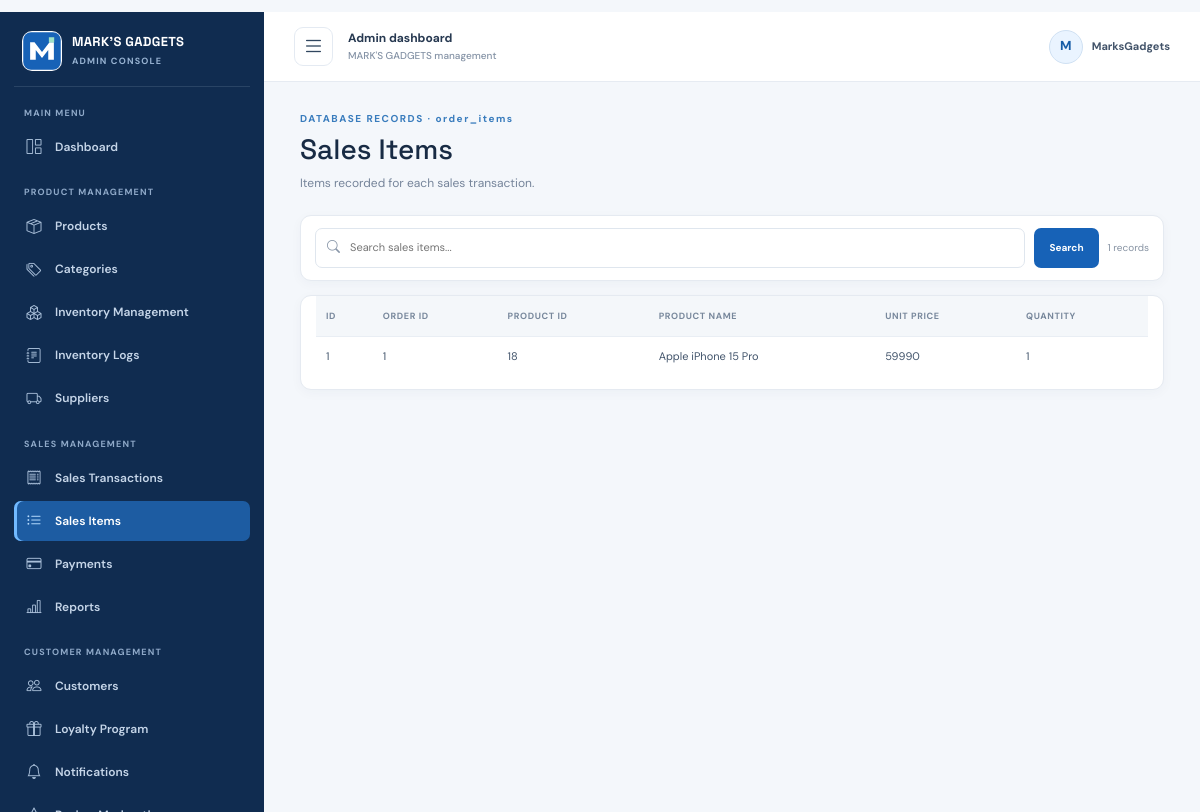
Screenshot of /admin/data/sale_items (signed in) with the database file from the repository.
### backend/models.py (models this page shows, shortened)
class TimestampMixin:
    created_at = db.Column(db.DateTime, nullable=False, default=utc_now)
    updated_at = db.Column(db.DateTime, nullable=False, default=utc_now, onupdate=utc_now)

class User(UserMixin, TimestampMixin, db.Model):
    __tablename__ = "users"
    id = db.Column(db.Integer, primary_key=True)
    name = db.Column(db.String(120), nullable=False)
    email = db.Column(db.String(255), nullable=False, unique=True, index=True)
    phone = db.Column(db.String(30), nullable=False)
    password_hash = db.Column(db.String(255), nullable=False)
    role = db.Column(db.String(20), nullable=False, default="customer", index=True)
    orders = db.relationship("Order", back_populates="user", cascade="all, delete-orphan")
    cart_items = db.relationship("CartItem", back_populates="user", cascade="all, delete-orphan")
    reviews = db.relationship("Review", back_populates="user", cascade="all, delete-orphan")
    @property
    def is_admin(self):
        return self.role == "admin"

class OrderItem(db.Model):
    __tablename__ = "order_items"
    __table_args__ = (db.CheckConstraint("quantity >= 1", name="ck_order_items_quantity_positive"),)
    id = db.Column(db.Integer, primary_key=True)
    order_id = db.Column(db.Integer, db.ForeignKey("orders.id", ondelete="CASCADE"), nullable=False, index=True)
    product_id = db.Column(db.Integer, db.ForeignKey("products.id", ondelete="RESTRICT"), nullable=False)
    product_name = db.Column(db.String(180), nullable=False)
    unit_price = db.Column(db.Numeric(10, 2), nullable=False)
    quantity = db.Column(db.Integer, nullable=False)
    order = db.relationship("Order", back_populates="items")
    product = db.relationship("Product", back_populates="order_items")

### backend/admin.py (the view)
@admin.route("/data/<dataset>")
@admin_required
def data_table(dataset):
	if dataset not in ADMIN_TABLES:
		abort(404)
	return _render_data_table(dataset)

### backend/admin.py (called while the page is built)
def admin_required(view):
	@wraps(view)
	@login_required
	def wrapped(*args, **kwargs):
		if not current_user.is_admin:
			abort(403)
		return view(*args, **kwargs)
	return wrapped

### frontend/templates/admin/data_table.html (shortened to what this page needs)
{% extends 'admin/base.html' %}
{% block admin_content %}
<div class="admin-heading">
    <div><span class="eyebrow">DATABASE RECORDS{% if table_name %} · {{ table_name }}{% endif %}</span><h1>{{ title }}</h1><p class="admin-subtitle">{{ description }}</p></div>
</div>
{% if not table_name %}
<div class="admin-panel table-not-available" role="status">
    <span class="table-notice-icon"><i class="bi bi-database-exclamation" aria-hidden="true"></i></span>
    <div><h2>Table not available</h2><p>The configured database does not contain this table. It has not been created or modified. Configure the existing database connection to view its records.</p></div>
</div>
{% else %}
<form class="admin-panel admin-search-form" method="get" role="search">
    <div class="search-input-wrap"><i class="bi bi-search" aria-hidden="true"></i><input id="record-search" type="search" name="q" value="{{ search }}" maxlength="100" placeholder="Search {{ title|lower }}..."></div>
    <button class="button button-primary" type="submit">Search</button>
    <span class="search-count">{{ pagination.total }} records</span>
</form>
<div class="admin-panel admin-table-panel">
    {% if columns %}
    <table class="data-table"><thead><tr>{% for column in columns %}<th>{{ column.name|replace('_', ' ')|title }}</th>{% endfor %}</tr></thead>
        <tbody>
        {% for row in rows %}
            <tr>{% for column in columns %}<td>{{ row[column.name]|string|truncate(100, True) if row[column.name] is not none else '—' }}</td>{% endfor %}</tr>
        {% else %}
            <tr><td colspan="{{ columns|length }}">No records{% if search %} match your search{% endif %}.</td></tr>
        {% endfor %}
        </tbody>
    </table>
    {% else %}
    <p class="muted-copy data-table-empty">No displayable fields are available for this table.</p>
    {% endif %}
</div>
{% endif %}
{% endblock %}

### frontend/templates/admin/base.html (shortened to what this page needs)
{% extends 'base.html' %}
{% block body_class %}admin-layout{% endblock %}
{% block head %}
    <link href="https://cdn.jsdelivr.net/npm/bootstrap-icons@1.11.3/font/bootstrap-icons.min.css" rel="stylesheet">
    <link href="{{ url_for('static', filename='css/admin.css') }}" rel="stylesheet">
{% endblock %}
{% block content %}
<div class="admin-shell" id="adminShell">
    <aside class="admin-sidebar" id="adminSidebar" aria-label="Admin navigation">
        <a class="admin-brand" href="{{ url_for('admin.dashboard') }}">
            <img src="{{ url_for('static', filename='images/logo.svg') }}" alt="">
            <span class="admin-brand-copy"><strong>MARK'S GADGETS</strong><small>ADMIN CONSOLE</small></span>
        </a>
        <nav class="admin-nav" aria-label="Dashboard sections">
            <span class="admin-nav-label">MAIN MENU</span>
            <a class="admin-nav-link {% if request.endpoint == 'admin.dashboard' %}is-active{% endif %}" href="{{ url_for('admin.dashboard') }}" title="Dashboard">
                <i class="bi bi-grid-1x2" aria-hidden="true"></i><span>Dashboard</span>
            </a>
            <span class="admin-nav-label">PRODUCT MANAGEMENT</span>
            <a class="admin-nav-link {% if request.endpoint in ['admin.products', 'admin.product_new', 'admin.product_edit'] %}is-active{% endif %}" href="{{ url_for('admin.products') }}" title="Products">
                <i class="bi bi-box-seam" aria-hidden="true"></i><span>Products</span>
            </a>
            <a class="admin-nav-link {% if request.endpoint == 'admin.categories' %}is-active{% endif %}" href="{{ url_for('admin.categories') }}" title="Categories">
                <i class="bi bi-tags" aria-hidden="true"></i><span>Categories</span>
            </a>
            <a class="admin-nav-link {% if request.endpoint == 'admin.inventory' %}is-active{% endif %}" href="{{ url_for('admin.inventory') }}" title="Inventory Management">
                <i class="bi bi-boxes" aria-hidden="true"></i><span>Inventory Management</span>
            </a>
            <a class="admin-nav-link " href="{{ url_for('admin.data_table', dataset='inventory_logs') }}" title="Inventory Logs">
                <i class="bi bi-journal-text" aria-hidden="true"></i><span>Inventory Logs</span>
            </a>
            <a class="admin-nav-link {% if request.endpoint == 'admin.data_table' and request.view_args.dataset == 'suppliers' %}is-active{% endif %}" href="{{ url_for('admin.data_table', dataset='suppliers') }}" title="Suppliers">
                <i class="bi bi-truck" aria-hidden="true"></i><span>Suppliers</span>
            </a>
            <span class="admin-nav-label">SALES MANAGEMENT</span>
            <a class="admin-nav-link " href="{{ url_for('admin.sales') }}" title="Sales Transactions">
                <i class="bi bi-receipt" aria-hidden="true"></i><span>Sales Transactions</span>
            </a>
            <a class="admin-nav-link {% if request.endpoint == 'admin.data_table' and request.view_args.dataset == 'sale_items' %}is-active{% endif %}" href="{{ url_for('admin.data_table', dataset='sale_items') }}" title="Sales Items">
                <i class="bi bi-list-ul" aria-hidden="true"></i><span>Sales Items</span>
            </a>
            <a class="admin-nav-link {% if request.endpoint == 'admin.data_table' and request.view_args.dataset == 'payments' %}is-active{% endif %}" href="{{ url_for('admin.data_table', dataset='payments') }}" title="Payments">
                <i class="bi bi-credit-card" aria-hidden="true"></i><span>Payments</span>
            </a>
            <a class="admin-nav-link " href="{{ url_for('admin.reports') }}" title="Reports">
                <i class="bi bi-bar-chart-line" aria-hidden="true"></i><span>Reports</span>
            </a>
            <span class="admin-nav-label">CUSTOMER MANAGEMENT</span>
            <a class="admin-nav-link {% if request.endpoint == 'admin.customers' %}is-active{% endif %}" href="{{ url_for('admin.customers') }}" title="Customers">
                <i class="bi bi-people" aria-hidden="true"></i><span>Customers</span>
            </a>
            <a class="admin-nav-link {% if request.endpoint == 'admin.data_table' and request.view_args.dataset == 'loyalty' %}is-active{% endif %}" href="{{ url_for('admin.data_table', dataset='loyalty') }}" title="Loyalty Program">
                <i class="bi bi-gift" aria-hidden="true"></i><span>Loyalty Program</span>
            </a>
            <a class="admin-nav-link " href="{{ url_for('admin.data_table', dataset='notifications') }}" title="Notifications">
                <i class="bi bi-bell" aria-hidden="true"></i><span>Notifications</span>
            </a>
            <a class="admin-nav-link {% if request.endpoint in ['admin.reviews', 'admin.review_moderate'] %}is-active{% endif %}" href="{{ url_for('admin.reviews') }}" title="Review Moderation">
                <i class="bi bi-star" aria-hidden="true"></i><span>Review Moderation</span>
            </a>
        </nav>
    </aside>
    <div class="admin-main">
        <header class="admin-topbar">
            <button class="admin-menu-toggle" id="adminMenuToggle" type="button" aria-label="Toggle sidebar" aria-controls="adminSidebar" aria-expanded="true">
                <i class="bi bi-list" aria-hidden="true"></i>
            </button>
            <div class="admin-topbar-title"><span>Admin dashboard</span><small>MARK'S GADGETS management</small></div>
            <div class="admin-user-chip"><span class="admin-user-avatar">{{ current_user.name[:1]|upper }}</span><span>{{ current_user.name }}</span></div>
        </header>
        <div class="admin-content">{% block admin_content %}{% endblock %}</div>
    </div>
</div>
{% endblock %}

### frontend/static/css/style.css (style rules this page uses)
:root { --ink: #17243a; --muted: #64748b; --navy: #0d3972; --blue: #1762b7; --blue-bright: #2781db; --sky: #e7f2ff; --line: #dce5ef; --paper: #fff; --wash: #f5f8fc; --mint: #c9efdf; --font-body: "DM Sans", "Segoe UI", sans-serif; --font-display: "Space Grotesk", "Trebuchet MS", sans-serif; }
* { box-sizing: border-box; }
body { margin: 0; color: var(--ink); background: var(--paper); font-family: var(--font-body); font-size: 15px; line-height: 1.6; }
a { color: inherit; text-decoration: none; }
img { display: block; max-width: 100%; }
button, input, select, textarea { font: inherit; }
h1, h2, h3, p { margin-top: 0; }
h1, h2, h3, .brand-copy strong { font-family: var(--font-display); letter-spacing: 0; }
.button { min-height: 46px; display: inline-flex; justify-content: center; align-items: center; gap: 12px; padding: 0 19px; border: 1px solid transparent; border-radius: 4px; font-size: 13px; font-weight: 700; transition: background .18s ease, transform .18s ease, border-color .18s ease; cursor: pointer; }
.button-primary { color: white; background: var(--blue); }
.eyebrow { display: block; margin-bottom: 11px; color: #397cbd; font-size: 10px; font-weight: 700; letter-spacing: .15em; line-height: 1.4; }
.data-table { width: 100%; border-collapse: collapse; font-size: 12px; }
.data-table th { padding: 12px 11px; color: #687992; background: #f4f7fa; font-size: 9px; letter-spacing: .06em; text-align: left; text-transform: uppercase; }
.data-table td { padding: 14px 11px; border-bottom: 1px solid #e8edf2; vertical-align: middle; }

### rows the page displays
User: name "M", name "MarksGadgets"
OrderItem: product_name "Apple iPhone 15 Pro" "59990"

### other values shown
{{ table_name }} "order_items"
{{ title }} "Sales Items"
{{ description }} "Items recorded for each sales transaction."
{{ pagination.total }} "1"
{{ column.name|replace('_', ' ')|title }} "ID" "ORDER ID" "PRODUCT ID" "PRODUCT NAME" "UNIT PRICE" "QUANTITY"
